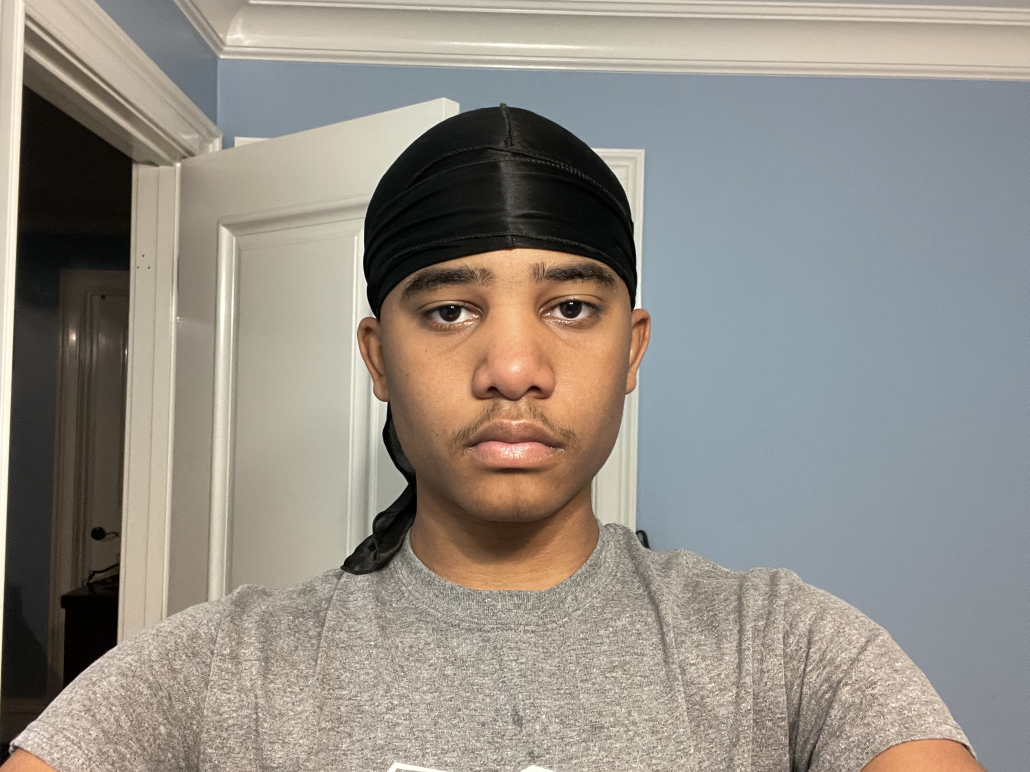
#> input picture BaseImages/baseimage.jpg, 3088 x 2316 px (shown at 1/3 size); its folder holds only this picture in this run
$ python main.py
#> lines starting #> are read from the running program, lines starting #| are printed output that depends on the picture
### classes.py
import numpy as np
import mediapipe as mp
import cv2 as cv
import traceback
import PIL
from PIL import Image as I

mp_face_mesh = mp.solutions.face_mesh

ErrorFile = open("ErrorLog.txt","a")
leftEyeLandmark = 468
rightEyeLandmark = 473
leftNoseCornerLandmark = 49
rightNoseCornerLandmark = 279
topLipLandmark = 0
bottomLipLandmark = 17
rightEyeBrowLandmark = 336
leftEyeBrowLandmark = 107

import cv2
import numpy as np
import random


class Image:
    def scaleDownImage(self):
        if self.Width > self.Height and (self.Height >= 3024 or self.Width >= 4032): # If an image is too large, there seems to be some facial detection issues, therefore, we scale the image down by 2
            self.Height, self.Width = int(self.cvimage.shape[0]/2),int(self.cvimage.shape[1]/2)
            self.Dimensions = (self.Width, self.Height)
            Matrix = cv.getRotationMatrix2D( (0,0), 0, .5)
            self.cvimage = cv.warpAffine(self.cvimage, Matrix, self.Dimensions)
            return self.cvimage

    # Look at increasingly larger sections of the images, starting from the center until you find the face.
    def getCorrectFace(self):
        count = 0
        faceNotFound = True
        refineScaleFactor = 1/6 # Increase this to speed up the process, decrease it to increase accuracy but reduce speed. It is how much we expand the search area by each loop.
        self.HeightCrop,self.WidthCrop = self.cvimage.shape[:2]
        while faceNotFound:
            if refineScaleFactor > 1:
                refineScaleFactor = 1
            Height,Width = self.cvimage.shape[:2]
            mask = np.zeros(self.cvimage.shape, dtype=np.uint8)
            center_x, center_y = Width // 2, Height // 2
            side_length = int(Height * refineScaleFactor)
            x = center_x - side_length // 2
            y = center_y - side_length // 2
            w = h = side_length
            mask[y:y+h, x:x+w] = self.cvimage[y:y+h, x:x+w]
            self.cvimageCrop = mask

            try:
                tryToGetCoords = self.getImageCoordinates(leftEyeLandmark)[0] #ToDo: find a way to put this under the confidence and maintain the self.cvimageCrop = temp2
                faceNotFound = False
            except Exception as e:
                refineScaleFactor += 1/6
                count+=1
                if count > 10:
                    self.cvimageCrop = self.cvimage
                    faceNotFound = False
                continue

            if count > 10:
                self.cvimageCrop = self.cvimage
                faceNotFound = False
                break


    def __init__(self,libfile,CorrespondingBaseImage=None):
        self.libfile = libfile
        self.name = libfile.name
        self.cvimage = cv.imread(str(libfile))
#> self.cvimage is the input picture: shape (2316, 3088, 3); mean B, G, R 134.2, 142, 147.4
        self.cvimage = cv.cvtColor(self.cvimage, cv.COLOR_BGR2BGRA) # Transparent background for final output.
#> self.cvimage: shape (2316, 3088, 4)
        self.failedImages = []
        self.Height, self.Width = self.cvimage.shape[:2]
#> self.Height = 2316; self.Width = 3088
        self.Dimensions = (self.Width,self.Height)
#> self.Dimensions = (3088, 2316)
        self.scaleDownImage()
        self.getCorrectFace()
#> the loop in getCorrectFace, `while faceNotFound:` made 1 pass
#> pass 1, in getCorrectFace, `self.cvimageCrop = mask`:
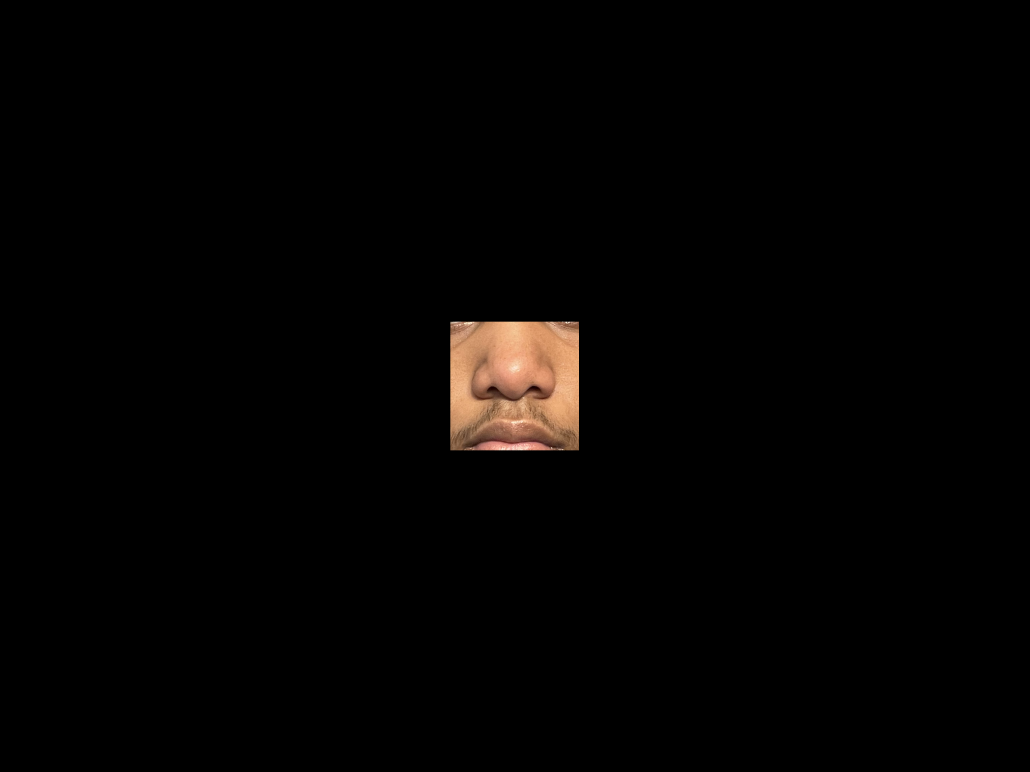
#> self.cvimageCrop: shape (2316, 3088, 4) (shown at 1/3 size); mean of channels 0, 1, 2, 3 2.1, 2.9, 4.1, 5.3; drawn as B, G, R
#> after the loop in getCorrectFace, `while faceNotFound:`: count = 0; refineScaleFactor = 0.167
#> (the call stopped at in getImageCoordinates, `with mp_face_mesh.FaceMesh(static_image_mode=True,max_num_faces=10,ref..`: mediapipe is not available in this run)
        self.HeightCrop, self.WidthCrop = self.cvimage.shape[:2] # Leave this, trust me. unless you wanna dig through the debug to figure out why (??).
        self.LeftEyeImageCoordinates = self.getImageCoordinates(leftEyeLandmark)
        self.RightEyeImageCoordinates = self.getImageCoordinates(rightEyeLandmark)
        self.CorrespondingBaseImage = CorrespondingBaseImage if CorrespondingBaseImage is not None else None
        try:
            self.LeftEyex, self.LeftEyey = self.LeftEyeImageCoordinates[0],self.LeftEyeImageCoordinates[1]
            self.RightEyex, self.RightEyey = self.RightEyeImageCoordinates[0],self.RightEyeImageCoordinates[1]
            self.Ydifference = self.RightEyey - self.LeftEyey
            self.Xdifference = self.RightEyex - self.LeftEyex
        except Exception as error:
            pass

    #For Debugging
    # [14 lines left out: function __str__, not called in this run]

    def getImageCoordinates(self,targetlandmark):
        try:
            self.cropStatus == "None"
        except AttributeError as error:
            self.cropStatus = "None"


        try:
            with mp_face_mesh.FaceMesh(static_image_mode=True,max_num_faces=10,refine_landmarks=True,min_detection_confidence=0.85) as face_mesh:
                # Convert the BGR image to RGB and process it with MediaPipe Face Detection.
                results = face_mesh.process(cv.cvtColor(self.cvimageCrop, cv.COLOR_BGR2RGB))
                if False: #if there are no face landmarks detected it will ignore.
                    pass
                else:
                    annotatedImage = self.cvimageCrop.copy()
                    for face_landmarks in results.multi_face_landmarks:
                        for id, landmark in enumerate(face_landmarks.landmark):
                            if id == targetlandmark:
                                self.currentImageCoordinates = [(landmark.x*self.WidthCrop),(landmark.y*self.HeightCrop),landmark.z]
                                return self.currentImageCoordinates
                            else:
                                pass


        except Exception as e:
            pass # Handling error in alignImagetoBaseImage.


    # [61 lines left out: functions refreshEyeCoordinates, scaleAroundPoint, translate, rotateImage, alignImagetoBaseImage, not called in this run]


class BaseImage(Image):

    def __init__(self, libfile):
        super().__init__(libfile)
#> (the call stopped at in getImageCoordinates, `with mp_face_mesh.FaceMesh(static_image_mode=True,max_num_faces=10,ref..`: mediapipe is not available in this run)
        self.cropStatus = 'None'
        self.translateX = None
        self.translateY = None
        self.scaleFactor= None
        self.angle = None


    # [36 lines left out: functions reset, getAlignmentInfo, not called in this run]

### main.py
import os
import sys
import numpy as np
import mediapipe as mp
import cv2 as cv
from pathlib import *
import argparse
import classes
import time
from tqdm import tqdm, trange
from PIL import Image as ExifImage


###VARIABLES
DailyPhotoPath = "./DailyPhotos/"#
FailedImagesPath = "./FailedPhotos/"
BaseImagePath = "./BaseImages/"
OutputPath = "./AlignedPhotos/"
fileAffix = ".png"
fileSuffix = "Aligned_"
failedImages = []

files = os.listdir(Path(BaseImagePath))
files = list(filter(lambda a: not a.startswith("."), files))

if len(files) > 1:
    raise Exception("Ensure there's only one base image, and that you deleted the initial text file.")

file = files[0]

libfile = PurePath(BaseImagePath+file)
BaseImage = classes.BaseImage(libfile)

#RUNNING CODE

print("\n-------------------------------\nStarting Script\nAdjusting Images\nWriting Files\nCheck 'AlignedPhotos' folder and make sure the script is working\nCheck ErrorLog.txt if output isn't working as expected!\n-------------------------------\n")


#The following code sorts images by EXIF data, the metadate embeded in the file, as opposed to creation date.
#This is because files downloaded from, for example, GooglePhotos, have creation date at the time of download, but exif data of the time they were taken

#> (the run stopped early here; a loop or call above may not have finished)
